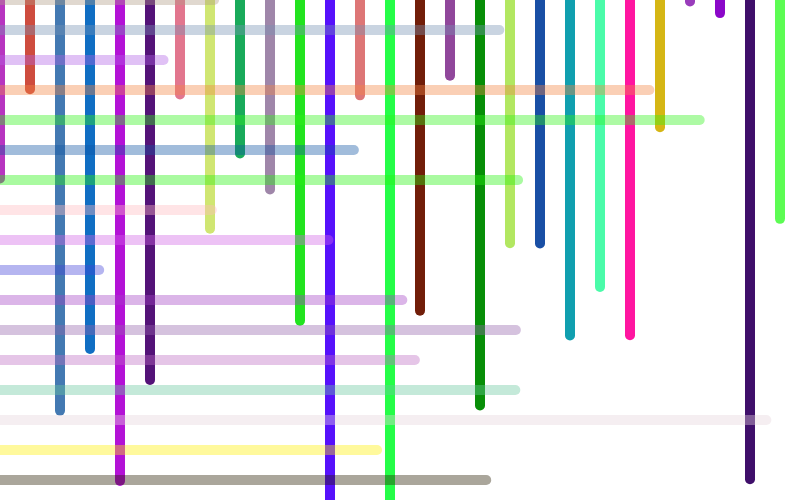
Frame 1 (no input)
Frame 60 (no input): identical to frame 1, image omitted
Frame 120 (the mouse pressed at the canvas centre since frame 60): identical to frame 1, image omitted

The p5.js sketch that drew this single still picture (run headless with seeded random() and noise() and a simulated clock; from frame 60 on, the mouse is pressed at the canvas centre):

// p5.js sketch
// ── sketch.js
var x = 0;
var y = 0;


function setup() {
  createCanvas(800,500);
  stroke(0);
  strokeWeight(10);
  
    while (x < width) {
    stroke(random(256),random(256),random(256));
    line(x, 0, x, random(windowHeight));
    x = x + 30;
  }
  
  while (y < height) {
    stroke(random(256),random(256),random(256), 100);
    line(0, y, random(windowWidth), y);
    y = y + 30;
  }
}

function draw() {
  
}
